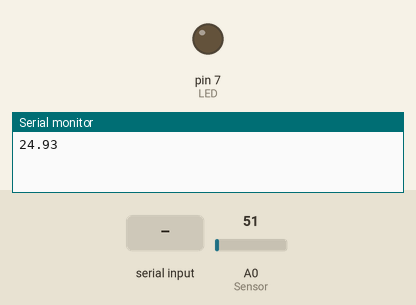
Recording of a sketch running on a simulated Arduino Uno, built with avr-gcc and run on an emulated ATmega328P. Parts: output pins drawn as LEDs (lit = HIGH), the last lines printed to the serial monitor. The test bench sets the inputs (shaded band); at power-on: A0 (Sensor) = 51.

Above: at 1.2 s.
1.3 s: "A" received over Serial
At 2.5 s:
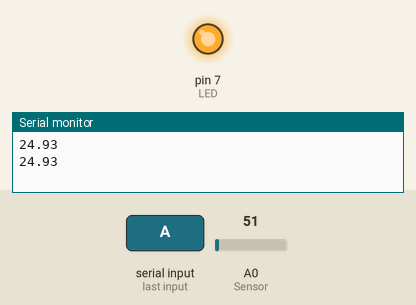
2.8 s: "a" received over Serial
At 3.9 s:
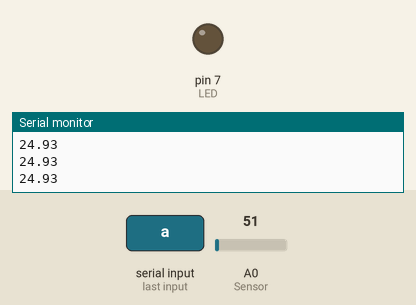
Timing chart, 0 to 5.8 s (numbered marks = the images above; inputs shaded):
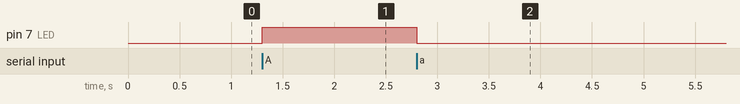

Measured:
- after the input at 1.3 s, pin 7 (LED): LOW → HIGH at once
- after the input at 2.8 s, pin 7 (LED): HIGH → LOW at once

The sketch:

Programacion_Arduino.ino
```cpp
unsigned long time;
unsigned long t = 0;
int TPT = 1000;
int LED = 7;
const int Sensor = A0;
//-------------------------------------------------------------------------------------------------------------------------------------------------------------
void setup() {
  Serial.begin(9600);
  pinMode(LED, OUTPUT);
}
//-------------------------------------------------------------------------------------------------------------------------------------------------------------
void loop() {
  if (Serial.available() > 0) {
    char VR = Serial.read();
    switch(VR) {
      case 'A': digitalWrite(LED, HIGH);
      break;
      case 'a': digitalWrite(LED, LOW);
      break;
    }
  }
  time = millis();
  if (time - t > TPT){
    t = time;
    LeerLM35();
  }
}
//-------------------------------------------------------------------------------------------------------------------------------------------------------------
void LeerLM35() {
  int value = analogRead(Sensor);
  float millivolts = (value / 1023.0) * 5000;
  float celsius = millivolts / 10;
  Serial.println(celsius);
}
```
